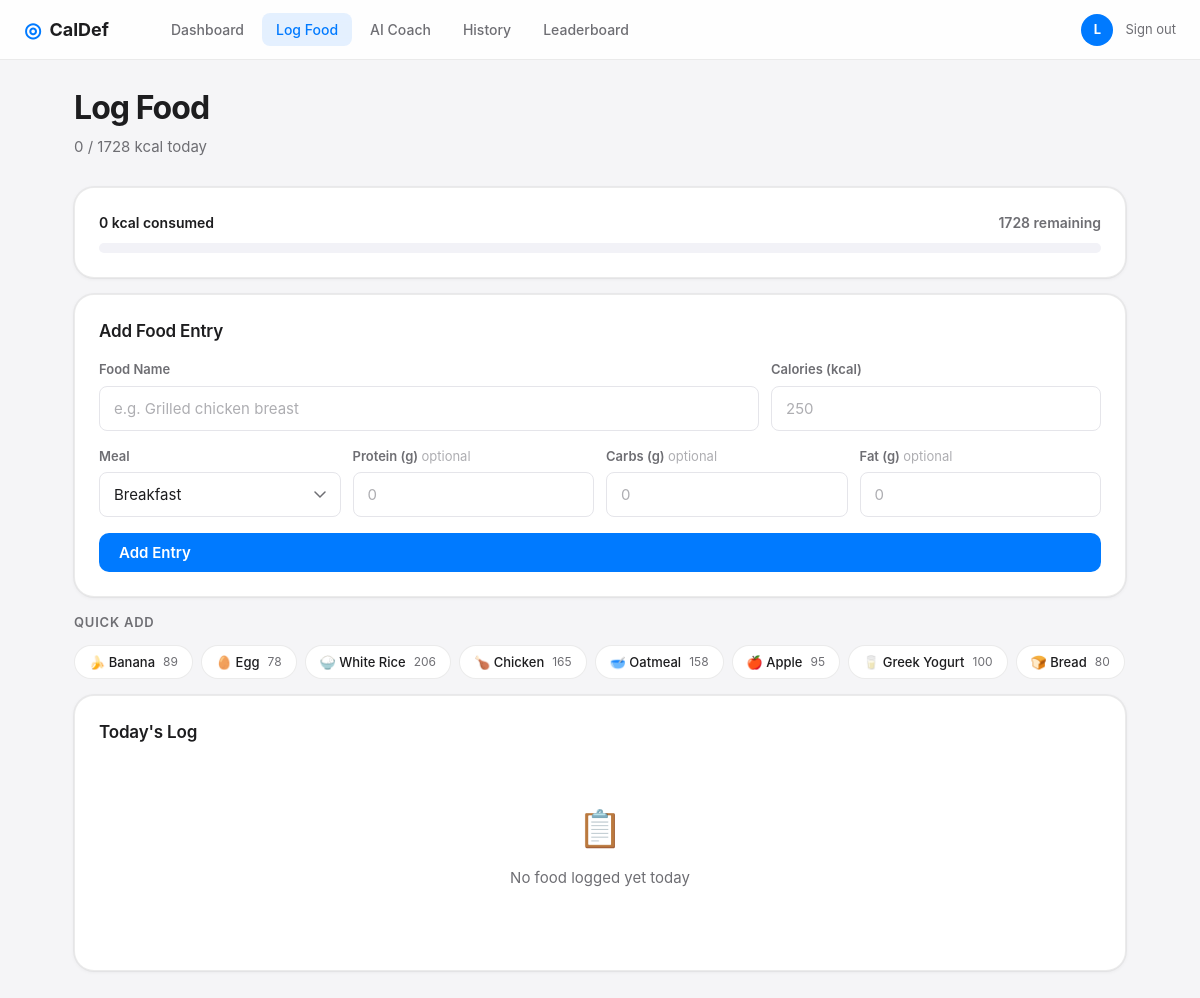
/log (signed in), run on an earlier commit of the app's database.
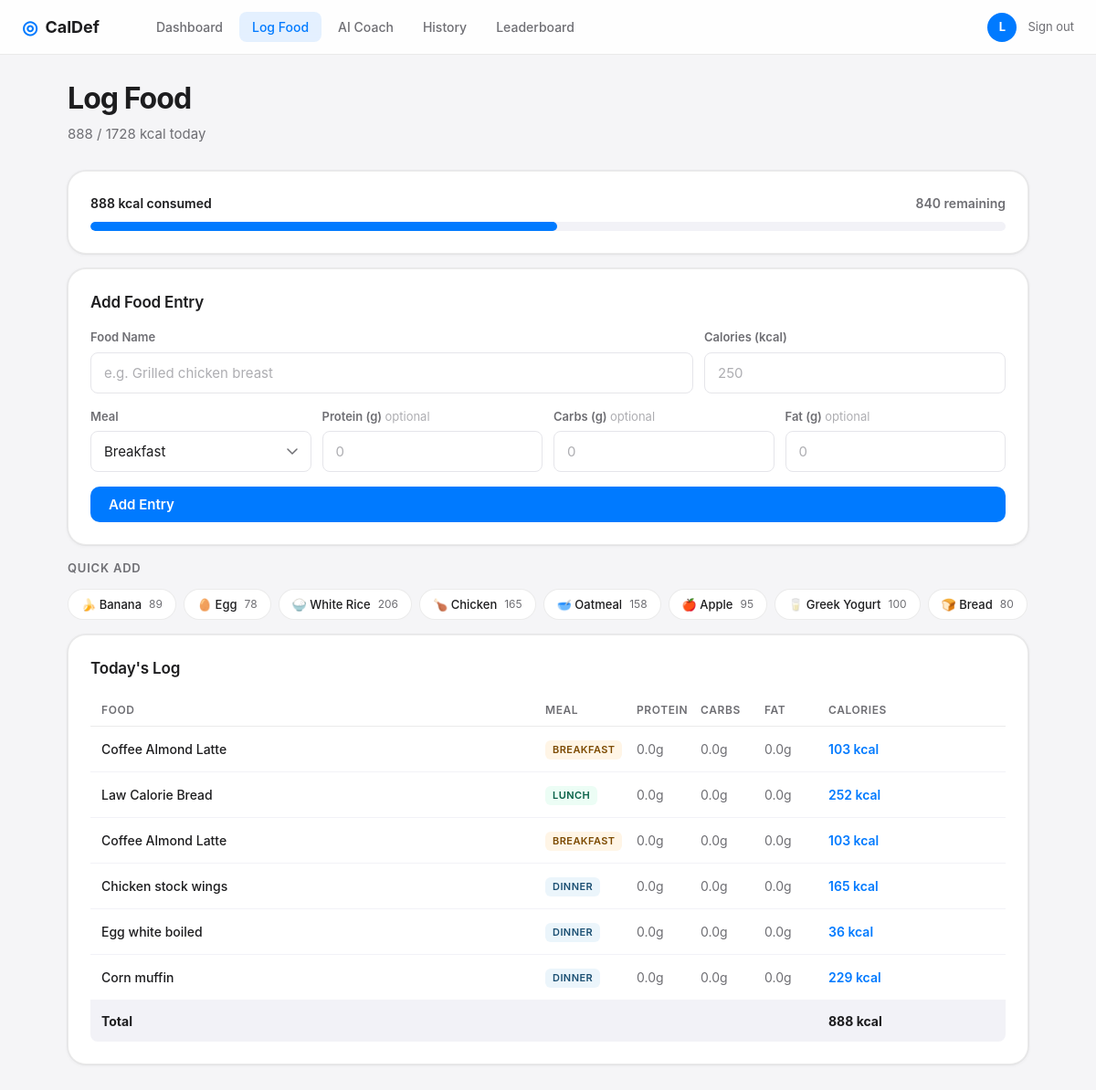
And on a later commit of the database.
### tables this page shows
CREATE TABLE profiles (
                id INTEGER PRIMARY KEY AUTOINCREMENT,
                user_id INTEGER UNIQUE NOT NULL,
                height_cm REAL,
                weight_kg REAL,
                age INTEGER,
                gender TEXT,
                activity_level TEXT,
                goal TEXT,
                bmr REAL,
                tdee REAL,
                target_calories INTEGER,
                plan_text TEXT,
                updated_at TIMESTAMP DEFAULT CURRENT_TIMESTAMP,
                FOREIGN KEY (user_id) REFERENCES users(id)
            );

CREATE TABLE food_logs (
                id INTEGER PRIMARY KEY AUTOINCREMENT,
                user_id INTEGER NOT NULL,
                date TEXT NOT NULL,
                meal_type TEXT DEFAULT 'meal',
                food_name TEXT NOT NULL,
                calories INTEGER NOT NULL,
                protein_g REAL DEFAULT 0,
                carbs_g REAL DEFAULT 0,
                fat_g REAL DEFAULT 0,
                logged_at TIMESTAMP DEFAULT CURRENT_TIMESTAMP,
                FOREIGN KEY (user_id) REFERENCES users(id)
            );

### app.py (the view)
@app.route("/log")
@login_required
def log_food():
    user_id = session["user_id"]
    profile = get_profile(user_id)
    logs = get_today_logs(user_id)
    total_consumed = sum(log["calories"] for log in logs)
    target = profile["target_calories"] if profile else 2000
    remaining = target - total_consumed
    return render_template(
        "log_food.html",
        logs=logs,
        total_consumed=total_consumed,
        target=target,
        remaining=remaining,
    )

### app.py (called while the page is built)
@app.context_processor
def inject_now():
    return {"now": datetime.now}

def login_required(f):
    @wraps(f)
    def decorated(*args, **kwargs):
        if "user_id" not in session:
            return redirect(url_for("landing"))
        return f(*args, **kwargs)
    return decorated

def get_profile(user_id: int):
    with get_db() as db:
        row = db.execute("SELECT * FROM profiles WHERE user_id = ?", (user_id,)).fetchone()
    return dict(row) if row else None

def get_today_logs(user_id: int):
    today = date.today().isoformat()
    with get_db() as db:
        rows = db.execute(
            "SELECT * FROM food_logs WHERE user_id = ? AND date = ? ORDER BY logged_at ASC",
            (user_id, today)
        ).fetchall()
    return [dict(r) for r in rows]

### database.py (called while the page is built)
@contextmanager
def get_db():
    conn = sqlite3.connect(DATABASE)
    conn.row_factory = sqlite3.Row
    try:
        yield conn
        conn.commit()
    except Exception:
        conn.rollback()
        raise
    finally:
        conn.close()

### templates/log_food.html (shortened to what this page needs)
{% extends "base.html" %}
{% block content %}
<div class="page-container">
  <div class="page-header">
    <div>
      <h1 class="page-title">Log Food</h1>
      <p class="page-subtitle">{{ total_consumed }} / {{ target }} kcal today</p>
    </div>
  </div>
  <div class="log-progress-card card">
    <div class="log-prog-info">
      <span class="log-prog-consumed">{{ total_consumed }} kcal consumed</span>
      <span class="log-prog-remaining {% if remaining < 0 %}text-danger{% endif %}">
        {% if remaining >= 0 %}{{ remaining }} remaining{% else %}{{ remaining|abs }} over{% endif %}
      </span>
    </div>
    <div class="log-prog-bar-bg">
      <div class="log-prog-bar {% if remaining < 0 %}log-prog-over{% elif (total_consumed / target * 100) >= 85 %}log-prog-warn{% endif %}"
           style="width: {{ [[(total_consumed / target * 100)|int, 0]|max, 100]|min }}%"></div>
    </div>
  </div>
  <div class="card">
    <h2 class="card-title">Add Food Entry</h2>
    <div class="food-form">
      <div class="form-row">
        <div class="form-group form-group-lg">
          <label class="form-label">Food Name</label>
          <input class="form-input" type="text" id="food-name" placeholder="e.g. Grilled chicken breast" />
        </div>
        <div class="form-group">
          <label class="form-label">Calories (kcal)</label>
          <input class="form-input" type="number" id="food-cal" placeholder="250" min="1" max="9999" />
        </div>
      </div>
      <div class="form-row">
        <div class="form-group">
          <label class="form-label">Meal</label>
          <select class="form-input form-select" id="meal-type">
            <option value="breakfast">Breakfast</option>
          </select>
        </div>
        <div class="form-group">
          <label class="form-label">Protein (g) <span class="form-optional">optional</span></label>
          <input class="form-input" type="number" id="food-protein" placeholder="0" min="0" max="999" step="0.1" />
        </div>
        <div class="form-group">
          <label class="form-label">Carbs (g) <span class="form-optional">optional</span></label>
          <input class="form-input" type="number" id="food-carbs" placeholder="0" min="0" max="999" step="0.1" />
        </div>
        <div class="form-group">
          <label class="form-label">Fat (g) <span class="form-optional">optional</span></label>
          <input class="form-input" type="number" id="food-fat" placeholder="0" min="0" max="999" step="0.1" />
        </div>
      </div>
      <button class="btn btn-primary" onclick="addFood()" id="add-btn">Add Entry</button>
    </div>
  </div>
  <div class="quick-picks">
    <h3 class="section-label">Quick Add</h3>
    <div class="quick-grid">
      <button class="quick-btn" onclick="quickAdd('Banana', 89, 'snack', 1.1, 23, 0.3)">🍌 Banana <span>89</span></button>
      <button class="quick-btn" onclick="quickAdd('Egg (boiled)', 78, 'breakfast', 6, 0.6, 5)">🥚 Egg <span>78</span></button>
      <button class="quick-btn" onclick="quickAdd('White rice (1 cup)', 206, 'lunch', 4.3, 45, 0.4)">🍚 White Rice <span>206</span></button>
      <button class="quick-btn" onclick="quickAdd('Chicken breast (100g)', 165, 'lunch', 31, 0, 3.6)">🍗 Chicken <span>165</span></button>
      <button class="quick-btn" onclick="quickAdd('Oatmeal (1 cup)', 158, 'breakfast', 6, 27, 3)">🥣 Oatmeal <span>158</span></button>
      <button class="quick-btn" onclick="quickAdd('Apple', 95, 'snack', 0.5, 25, 0.3)">🍎 Apple <span>95</span></button>
      <button class="quick-btn" onclick="quickAdd('Greek yogurt (plain, 170g)', 100, 'snack', 17, 6, 0.7)">🥛 Greek Yogurt <span>100</span></button>
      <button class="quick-btn" onclick="quickAdd('Whole wheat bread (1 slice)', 80, 'breakfast', 3.5, 14, 1)">🍞 Bread <span>80</span></button>
    </div>
  </div>
  <div class="card">
    <h2 class="card-title">Today's Log</h2>
    {% if logs %}
      <div class="log-table">
        <div class="log-thead">
          <span>Food</span>
          <span>Meal</span>
          <span>Protein</span>
          <span>Carbs</span>
          <span>Fat</span>
          <span>Calories</span>
          <span></span>
        </div>
        <div id="log-tbody">
          {% for log in logs %}
          <div class="log-row" id="row-{{ log.id }}">
            <span class="log-food-name">{{ log.food_name }}</span>
            <span><span class="meal-tag meal-tag-{{ log.meal_type }}">{{ log.meal_type.capitalize() }}</span></span>
            <span class="log-macro">{{ log.protein_g }}g</span>
            <span class="log-macro">{{ log.carbs_g }}g</span>
            <span class="log-macro">{{ log.fat_g }}g</span>
            <span class="log-kcal">{{ log.calories }} kcal</span>
            <div class="log-actions">
            </div>
          </div>
          {% endfor %}
        </div>
        <div class="log-total">
          <span>Total</span>
          <span></span>
          <span></span>
          <span></span>
          <span></span>
          <span id="total-kcal">{{ total_consumed }} kcal</span>
          <span></span>
        </div>
      </div>
    {% else %}
      <div class="empty-state" id="empty-state">
        <div class="empty-icon">📋</div>
        <p>No food logged yet today</p>
      </div>
    {% endif %}
  </div>
</div>
{% endblock %}

### templates/base.html (shortened to what this page needs)
<!DOCTYPE html>
<html lang="en">
<head>
  <link rel="stylesheet" href="{{ url_for('static', filename='css/style.css') }}" />
</head>
<body>
{% if session.user_id %}
<nav class="navbar">
  <div class="navbar-inner">
    <a href="{{ url_for('dashboard') }}" class="nav-brand">
      <span class="nav-logo">◎</span>
      <span class="nav-title">CalDef</span>
    </a>
    <div class="nav-links">
      <a href="{{ url_for('dashboard') }}" class="nav-link {% if request.endpoint == 'dashboard' %}active{% endif %}">
        Dashboard
      </a>
      <a href="{{ url_for('log_food') }}" class="nav-link {% if request.endpoint == 'log_food' %}active{% endif %}">
        Log Food
      </a>
      <a href="{{ url_for('chat') }}" class="nav-link {% if request.endpoint == 'chat' %}active{% endif %}">
        AI Coach
      </a>
      <a href="{{ url_for('history') }}" class="nav-link {% if request.endpoint == 'history' %}active{% endif %}">
        History
      </a>
      <a href="{{ url_for('leaderboard') }}" class="nav-link {% if request.endpoint == 'leaderboard' %}active{% endif %}">
        Leaderboard
      </a>
    </div>
    <div class="nav-user">
      <a href="{{ url_for('profile') }}" class="nav-avatar" title="Profile">
        {{ session.username[0].upper() }}
      </a>
      <a href="{{ url_for('logout') }}" class="nav-logout">Sign out</a>
    </div>
  </div>
</nav>
{% endif %}
<main class="{% if session.user_id %}main-authenticated{% else %}main-auth{% endif %}">
  {% block content %}{% endblock %}
</main>
</body>
</html>

What changed in the data, as far as the page shows it:
added food_logs: food_name "Coffee Almond Latte", meal_type "BREAKFAST", protein_g "0.0", carbs_g "0.0", fat_g "0.0", calories "103"
added food_logs: food_name "Law Calorie Bread", meal_type "LUNCH", protein_g "0.0", carbs_g "0.0", fat_g "0.0", calories "252"
added food_logs: food_name "Coffee Almond Latte", meal_type "BREAKFAST", protein_g "0.0", carbs_g "0.0", fat_g "0.0", calories "103"
added food_logs: food_name "Chicken stock wings", meal_type "DINNER", protein_g "0.0", carbs_g "0.0", fat_g "0.0", calories "165"
added food_logs: food_name "Egg white boiled", meal_type "DINNER", protein_g "0.0", carbs_g "0.0", fat_g "0.0", calories "36"
added food_logs: food_name "Corn muffin", meal_type "DINNER", protein_g "0.0", carbs_g "0.0", fat_g "0.0", calories "229"
Also different on the page:
{{ total_consumed }}: "0" → "888"
{{ remaining }}: "1728" → "840"
{{ total_consumed }}: (not shown) → "888"
text no longer shown: "📋 No food logged yet today"
text now shown: "FOOD MEAL PROTEIN CARBS FAT CALORIES Total kcal"
